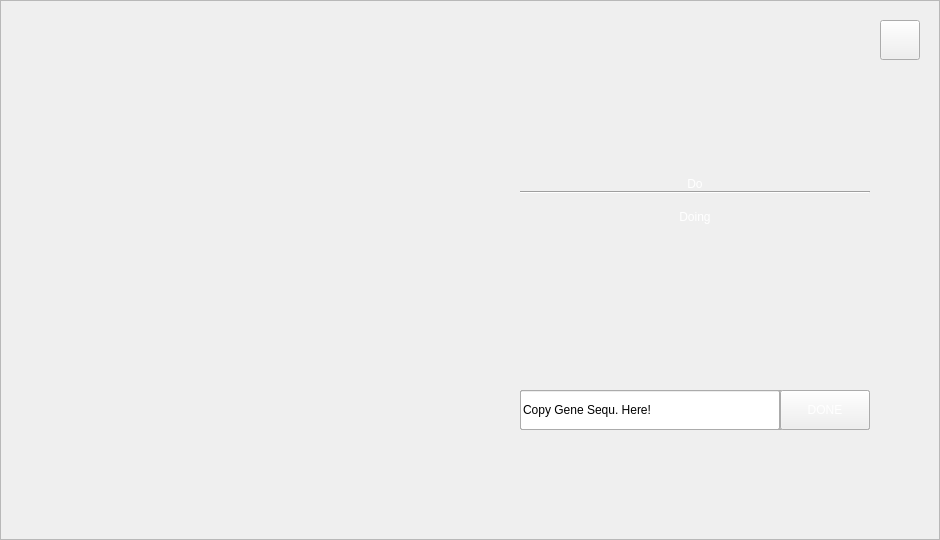
<?xml version="1.0" encoding="UTF-8"?>
<ui version="4.0">
 <class>Widget</class>
 <widget class="QWidget" name="Widget">
  <property name="geometry">
   <rect>
    <x>0</x>
    <y>0</y>
    <width>940</width>
    <height>540</height>
   </rect>
  </property>
  <property name="windowTitle">
   <string>Widget</string>
  </property>
  <property name="windowIcon">
   <iconset resource="gNAP.qrc">
    <normaloff>:/picture/picture/icon.png</normaloff>:/picture/picture/icon.png</iconset>
  </property>
  <property name="styleSheet">
   <string notr="true"/>
  </property>
  <widget class="QFrame" name="background">
   <property name="geometry">
    <rect>
     <x>0</x>
     <y>0</y>
     <width>940</width>
     <height>540</height>
    </rect>
   </property>
   <property name="styleSheet">
    <string notr="true">#background{border-image: url(:/picture/picture/background.jpg);}</string>
   </property>
   <property name="frameShape">
    <enum>QFrame::StyledPanel</enum>
   </property>
   <property name="frameShadow">
    <enum>QFrame::Raised</enum>
   </property>
   <widget class="QLabel" name="Do">
    <property name="geometry">
     <rect>
      <x>520</x>
      <y>70</y>
      <width>350</width>
      <height>121</height>
     </rect>
    </property>
    <property name="styleSheet">
     <string notr="true">#Do{
        font: 75 36pt &quot;Aharoni&quot;;
        color:white;
}</string>
    </property>
    <property name="text">
     <string>Do</string>
    </property>
    <property name="alignment">
     <set>Qt::AlignBottom|Qt::AlignHCenter</set>
    </property>
    <property name="wordWrap">
     <bool>true</bool>
    </property>
   </widget>
   <widget class="QPushButton" name="TF_TF">
    <property name="geometry">
     <rect>
      <x>520</x>
      <y>390</y>
      <width>350</width>
      <height>40</height>
     </rect>
    </property>
    <property name="cursor">
     <cursorShape>PointingHandCursor</cursorShape>
    </property>
    <property name="styleSheet">
     <string notr="true">#TF_TF{
        border-image: url(:/picture/picture/green1.png);
color:white;
        font: 75 20pt &quot;Aharoni&quot;;
}

#TF_TF:hover{
        border-image: url(:/picture/picture/green2.png);
}
</string>
    </property>
    <property name="text">
     <string>TF-TF</string>
    </property>
   </widget>
   <widget class="QPushButton" name="TF_Gene">
    <property name="geometry">
     <rect>
      <x>520</x>
      <y>390</y>
      <width>350</width>
      <height>40</height>
     </rect>
    </property>
    <property name="cursor">
     <cursorShape>PointingHandCursor</cursorShape>
    </property>
    <property name="styleSheet">
     <string notr="true">#TF_Gene{
        border-image: url(:/picture/picture/green1.png);
color:white;
        font: 75 20pt &quot;Aharoni&quot;;
}

#TF_Gene:hover{
        border-image: url(:/picture/picture/green2.png);
}
</string>
    </property>
    <property name="text">
     <string>TF-Gene</string>
    </property>
   </widget>
   <widget class="QPushButton" name="Gene_Info">
    <property name="geometry">
     <rect>
      <x>520</x>
      <y>390</y>
      <width>350</width>
      <height>40</height>
     </rect>
    </property>
    <property name="cursor">
     <cursorShape>PointingHandCursor</cursorShape>
    </property>
    <property name="styleSheet">
     <string notr="true">#Gene_Info{
        border-image: url(:/picture/picture/green1.png);
        color:white;
        font: 75 20pt &quot;Aharoni&quot;;
}

#Gene_Info:hover{
        border-image: url(:/picture/picture/green2.png);
}
</string>
    </property>
    <property name="text">
     <string>Gene Info</string>
    </property>
   </widget>
   <widget class="QPushButton" name="TU_Info">
    <property name="geometry">
     <rect>
      <x>520</x>
      <y>390</y>
      <width>350</width>
      <height>40</height>
     </rect>
    </property>
    <property name="cursor">
     <cursorShape>PointingHandCursor</cursorShape>
    </property>
    <property name="styleSheet">
     <string notr="true">#TU_Info{
        border-image: url(:/picture/picture/green1.png);
color:white;
        font: 75 20pt &quot;Aharoni&quot;;
}

#TU_Info:hover{
        border-image: url(:/picture/picture/green2.png);
}
</string>
    </property>
    <property name="text">
     <string>TU Info</string>
    </property>
   </widget>
   <widget class="QPushButton" name="Promoter_Info">
    <property name="geometry">
     <rect>
      <x>520</x>
      <y>390</y>
      <width>350</width>
      <height>40</height>
     </rect>
    </property>
    <property name="cursor">
     <cursorShape>PointingHandCursor</cursorShape>
    </property>
    <property name="styleSheet">
     <string notr="true">#Promoter_Info{
        border-image: url(:/picture/picture/green1.png);
color:white;
        font: 75 20pt &quot;Aharoni&quot;;
}

#Promoter_Info:hover{
        border-image: url(:/picture/picture/green2.png);
}
</string>
    </property>
    <property name="text">
     <string>Promoter Info</string>
    </property>
   </widget>
   <widget class="QPushButton" name="close">
    <property name="geometry">
     <rect>
      <x>880</x>
      <y>20</y>
      <width>40</width>
      <height>40</height>
     </rect>
    </property>
    <property name="cursor">
     <cursorShape>PointingHandCursor</cursorShape>
    </property>
    <property name="styleSheet">
     <string notr="true">#close{
        border-image: url(:/picture/picture/close1.png);
}

#close:hover{

        border-image: url(:/picture/picture/close2.png);
}</string>
    </property>
    <property name="text">
     <string/>
    </property>
   </widget>
   <widget class="QPushButton" name="Take_a_nap">
    <property name="geometry">
     <rect>
      <x>520</x>
      <y>390</y>
      <width>350</width>
      <height>40</height>
     </rect>
    </property>
    <property name="cursor">
     <cursorShape>PointingHandCursor</cursorShape>
    </property>
    <property name="styleSheet">
     <string notr="true">#Take_a_nap{
        border-image: url(:/picture/picture/green1.png);
color:white;
        font: 75 20pt &quot;Aharoni&quot;;
}

#Take_a_nap:hover{
        border-image: url(:/picture/picture/green2.png);
}
</string>
    </property>
    <property name="text">
     <string>Take a gNAP!</string>
    </property>
   </widget>
   <widget class="Line" name="line">
    <property name="geometry">
     <rect>
      <x>520</x>
      <y>190</y>
      <width>350</width>
      <height>5</height>
     </rect>
    </property>
    <property name="orientation">
     <enum>Qt::Horizontal</enum>
    </property>
   </widget>
   <widget class="QLabel" name="doing">
    <property name="geometry">
     <rect>
      <x>520</x>
      <y>210</y>
      <width>350</width>
      <height>171</height>
     </rect>
    </property>
    <property name="styleSheet">
     <string notr="true">#doing{font: 13pt &quot;Courier10 BT&quot;;
color:white;}</string>
    </property>
    <property name="text">
     <string>Doing</string>
    </property>
    <property name="alignment">
     <set>Qt::AlignHCenter|Qt::AlignTop</set>
    </property>
    <property name="wordWrap">
     <bool>true</bool>
    </property>
   </widget>
   <widget class="QProgressBar" name="progress_bar_start">
    <property name="geometry">
     <rect>
      <x>520</x>
      <y>390</y>
      <width>260</width>
      <height>40</height>
     </rect>
    </property>
    <property name="styleSheet">
     <string notr="true">#progress_bar_start{
        border-image: url(:/picture/picture/progress.png);
}
#progress_bar_start::chunk{
     background-color: white;
     width: 2px;
}</string>
    </property>
    <property name="value">
     <number>0</number>
    </property>
    <property name="textVisible">
     <bool>false</bool>
    </property>
   </widget>
   <widget class="QLineEdit" name="promoter">
    <property name="geometry">
     <rect>
      <x>520</x>
      <y>390</y>
      <width>260</width>
      <height>40</height>
     </rect>
    </property>
    <property name="styleSheet">
     <string notr="true">#promoter{
        font: 16pt &quot;Gisha&quot;;
}</string>
    </property>
    <property name="text">
     <string>Copy Promoter Sequ. Here!</string>
    </property>
   </widget>
   <widget class="QPushButton" name="Promoter_done">
    <property name="geometry">
     <rect>
      <x>780</x>
      <y>390</y>
      <width>90</width>
      <height>40</height>
     </rect>
    </property>
    <property name="cursor">
     <cursorShape>PointingHandCursor</cursorShape>
    </property>
    <property name="styleSheet">
     <string notr="true">#Promoter_done{border-image: url(:/picture/picture/green1.png);
color:white;
        font: 75 20pt &quot;Aharoni&quot;;}
#Promoter_done:hover{
        border-image: url(:/picture/picture/green2.png);
}</string>
    </property>
    <property name="text">
     <string>DONE</string>
    </property>
   </widget>
   <widget class="QLineEdit" name="gene">
    <property name="geometry">
     <rect>
      <x>520</x>
      <y>390</y>
      <width>260</width>
      <height>40</height>
     </rect>
    </property>
    <property name="styleSheet">
     <string notr="true">#gene{
        font: 16pt &quot;Gisha&quot;;
}</string>
    </property>
    <property name="text">
     <string>Copy Gene Sequ. Here!</string>
    </property>
   </widget>
   <widget class="QPushButton" name="Gene_done">
    <property name="geometry">
     <rect>
      <x>780</x>
      <y>390</y>
      <width>90</width>
      <height>40</height>
     </rect>
    </property>
    <property name="cursor">
     <cursorShape>PointingHandCursor</cursorShape>
    </property>
    <property name="styleSheet">
     <string notr="true">#Gene_done{border-image: url(:/picture/picture/green1.png);
color:white;
        font: 75 20pt &quot;Aharoni&quot;;}
#Gene_done:hover{
        border-image: url(:/picture/picture/green2.png);
}</string>
    </property>
    <property name="text">
     <string>DONE</string>
    </property>
   </widget>
  </widget>
 </widget>
 <layoutdefault spacing="6" margin="11"/>
 <resources>
  <include location="gNAP.qrc"/>
 </resources>
 <connections/>
</ui>
